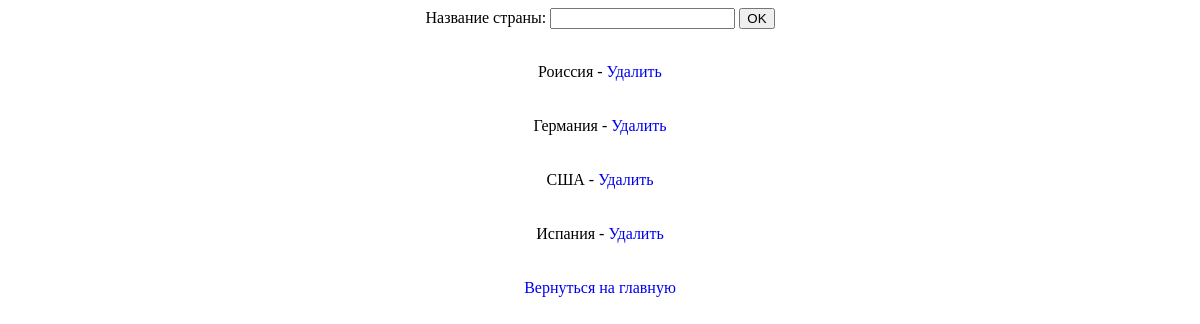
The app's page /view_add.php with its own data.
### tables this page shows
CREATE TABLE `contry` (
  `id_contry` int(2) NOT NULL,
  `name_contry` text NOT NULL
);

### view_add.php (the view, shortened to what this page needs)
<?php
    echo'<html>
            <head>
                <title>Добавление</title>
                <link rel="stylesheet" href="css/style.css"/>
            </head>
            <body>
        	   <div class="st">';
    $db_host='localhost';
    $db_name='statistica';
    $db_username='root';
    $db_password='root';
    $mysqli = new mysqli($db_host,$db_username,$db_password,$db_name);
    $mysqli->set_charset('utf8');
    $p_id = (int)$_GET['id'];
    if ($p_id == 0){
    	echo'<form action="add.php?id=0" method="POST">
                <tr>
                    <td>Название страны:</td>
                    <td><input type="text" name="new_contry"></td>
                </tr>
                <tr>
                    <td colspan="2"><input type="submit" value="OK"></td>
                </tr>
            </form><div class="st">';
        $results = $mysqli->query("SELECT contry.name_contry AS contry, contry.id_contry AS id_contry FROM `contry`");
        while($row = $results->fetch_assoc()) {
        	print '<br>'.$row["contry"].' - <a href="delete.php?id=0&del='.$row["id_contry"].'">Удалить</a><br></br>';
        }
        echo '<br><a href = "index.php">Вернуться на главную</a></br>';
    }
    echo'           </div>
                </tbody>
            </div>
        </body>
    </html>';
?>

### css/style.css (style rules this page uses)
.st { text-align: center; }
A { text-decoration: none; }

### records on screen
contry: name_contry "Роиссия"
contry: name_contry "Германия"
contry: name_contry "США"
contry: name_contry "Испания"
